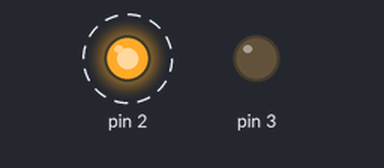
Recording of a sketch running on a simulated Arduino Uno, built with avr-gcc and run on an emulated ATmega328P. Parts: output pins drawn as LEDs (lit = HIGH). Dashed ring = blinking.

Above: at 0.5 s.
At 2.5 s:
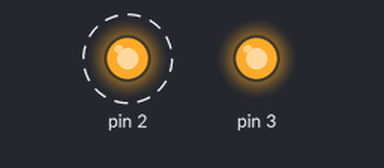
Timing chart, 0 to 5.2 s (numbered marks = the images above):
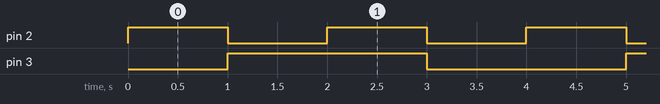

Measured:
- by itself, pin 2: alternates HIGH for 1.0 s and LOW for 1.0 s
- by itself, pin 3: alternates HIGH for 2.0 s and LOW for 2.0 s
- by itself, everything shown: repeats every 4.0 s, in 4 steps

The sketch:

TwoLEDs.ino
```cpp
void setup() {
    // our outputs are pins 2 and 3
    pinMode(2, OUTPUT);
    pinMode(3, OUTPUT);
}

void loop() {

    // an arbitrary sequence of blinks of the two LEDs
    digitalWrite(2, HIGH);
    delay(1000);
    digitalWrite(2, LOW);
    digitalWrite(3, HIGH);
    delay(1000);
    digitalWrite(2, HIGH);
    delay(1000);
    digitalWrite(2, LOW);
    digitalWrite(3, LOW);


    delay(1000);
    // As with BlinkLED.ino, since this code is inside of loop(),
    // it will keep repeating forever, unlike the Python versions.

}
```
